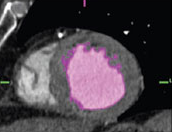
%> input picture ORACM/images/img (10).bmp, 172 x 132 px; its folder holds 4 pictures in this run
$ octave --eval "Web;"   (GNU Octave 9; MATLAB toolbox functions it lacks are replaced by stand-ins)
%> lines starting %> are read from the running program, lines starting %| are printed output that depends on the picture; in (x1, y1, x2, y2) boxes, pixels count from 0 and x2, y2 are one past the last pixel; in counts of white or black regions, pixels touching at a corner belong together; the program's own positions count from 1
function Web
    clear; close all; clc;
    list = dir('images\'); list = list(4:end,1);

    hFig = figure;
    filename = 'animation.gif';

    img = imread(['images\',list(1,1).name]);
%> img is the input picture: size 132x172x3 uint8; mean R, G, B 73.7, 65.5, 72.5
    if size(img,3)>1,img = rgb2gray(img);end
%> after `img = rgb2gray(img)`:
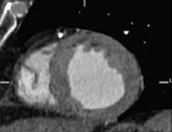
%> img: size 132x172 uint8; min 0, max 255, mean 68.8
    img = double(img);
%> img: size 132x172 double

    Img = img;
    [row,col] = size(Img);
%> row = 132; col = 172
    u = -ones(row,col);
    u(10:row-10,10:col-10) = 1;
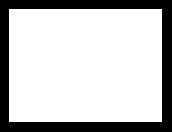
%> u: size 132x172 double; values -1 (black) and 1 (white), 76.1% white; 1 black region, box (x1, y1, x2, y2) and area: (0, 0, 172, 132) 5415
    sigma = 1; G = fspecial('gaussian', 5, sigma);
    delt = 1; mu = 10;itr = 0;
    objPos = u >= 0; objNeg = ~objPos;
    Area1 = sum(u(:)); Area2 =0;
%> after `Area1 = sum(u(:))`: Area1 = 11874

    subplot(3, 1, 1);
    imshow(Img,[]); hold on;
    contour(u, [0 0], 'r','LineWidth',4);hold on;
    contour(u, [0 0], 'g','LineWidth',1.3);hold on;
    title(['ACMwithSBGFRLS : ',int2str(itr),'th iteration']);axis off;

    frame = getframe(hFig);
    im = frame2im(frame);
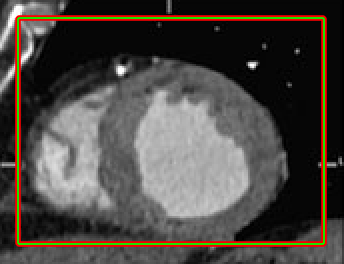
%> im: size 264x344x3 uint8; mean R, G, B 77.3, 71.5, 66.2
    [imind, cm] = rgb2ind(im, 256);
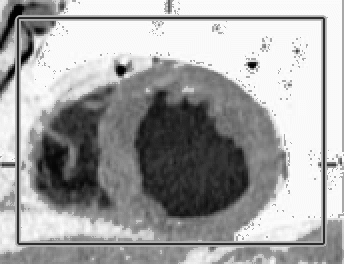
%> imind: size 264x344 uint8; min 1, max 254, mean 163.4
%> cm = 255 rows, first 12: [1 1 1; 0.992 0.992 0.992; 0.976 0.976 0.976; 0.945 0.945 0.945; 0.906 0.906 0.906; 0.875 0.875 0.875; 0.859 0.859 0.859; 0.847 0.847 0.847; 0.835 0.835 0.835; 0.827 0.827 0.827; 0.82 0.82 0.82; 0.808 0.808 0.808]
    imwrite(imind, cm, filename, 'gif', 'Loopcount', inf, 'DelayTime', 0.1);

    tic
    while abs(Area2-Area1)>0
        c1 = sum(sum(Img.*objNeg))/sum(sum(objNeg));
        c2 = sum(sum(Img.*objPos))/sum(sum(objPos));
        spf = Img - (c1 + c2)/2;
        spf = spf/(max(abs(spf(:))));
        [ux, uy] = gradient(u);
        u = u + delt*(mu*spf.*sqrt(ux.^2 + uy.^2));
        u = (u >= 0) - ( u< 0);
        u = conv2(u, G, 'same');
        objPos = u >= 0; objNeg = ~objPos;
        Area1= Area2;  Area2 =sum(objPos(:));
        itr = itr + 1;
        subplot(3, 1, 1);
        imshow(Img,[]); hold on;
        contour(u, [0 0], 'r','LineWidth',4);hold on;
        contour(u, [0 0], 'g','LineWidth',1.3);hold on;
        title(['ACMwithSBGFRLS : ',int2str(itr),'th iteration']);axis off;
        drawnow;

%> (the run ends here)
